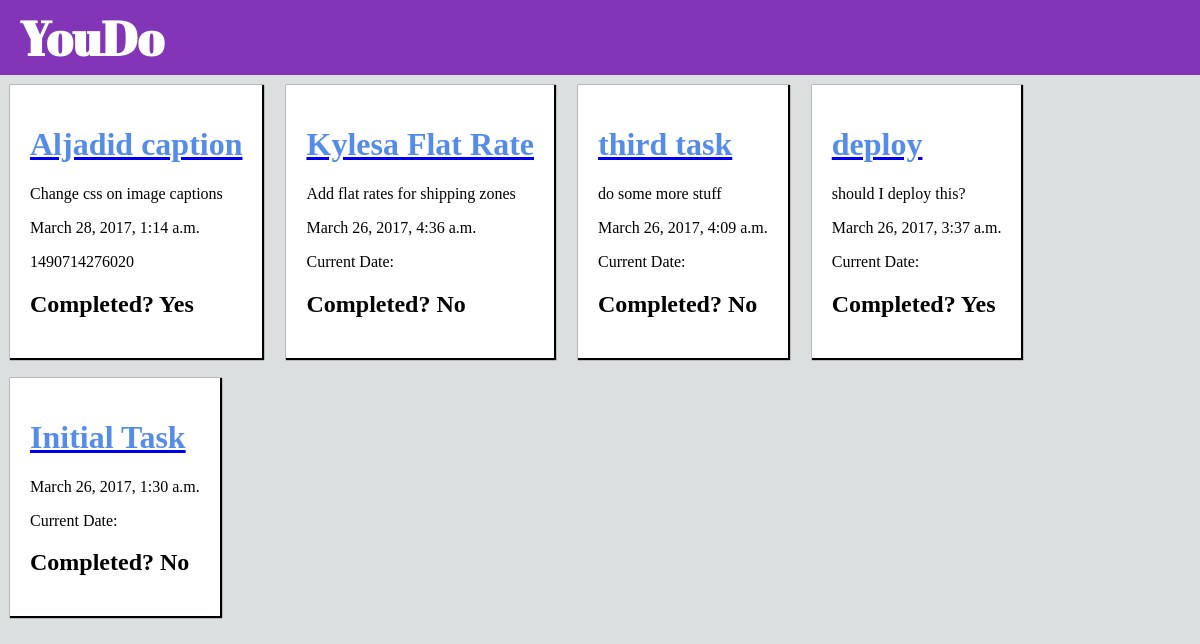
The page / on the database its author committed.
### tasks/models.py (models this page shows, shortened)
class Task(models.Model):
	task_name = models.CharField(max_length=255)
	task_details = models.TextField(max_length=1500)
	created_date = models.DateTimeField( default = timezone.now)
	finished_date = models.DateTimeField(blank=True, null=True)
	project_field = models.CharField(max_length=255)
	completed = models.BooleanField()

### tasks/views.py (the view)
# urls.py: url(r'^$', views.task_list, name='task_list'),
def task_list(request):
	tasks = Task.objects.filter(created_date__lte=timezone.now()).order_by('-created_date')
	return render(request, 'tasks/task_list.html', {'tasks':tasks})

### tasks/templates/tasks/task_list.html (shortened to what this page needs)
{% extends 'tasks/base.html' %}
{% block content %}
       {% for task in tasks %}
		                <div class="task-tile">
		                    <a href="{% url 'post_detail' pk=task.pk %}"><h1>{{ task.task_name }}</h1></a>
		                    <p>{{ task.task_details |linebreaksbr }}</p>
		                    <p>{{ task.created_date }}</p>
		                    <div id='time'>Current Date:</div>
		                    {% if task.completed == True %}
		                    <h2>Completed? Yes</h2>
		                    {% else %}
		                    <h2>Completed? No</h2>
		                   {% endif %}
		                </div>
		            {% endfor %}
{% endblock %}

### tasks/templates/tasks/base.html (shortened to what this page needs)
{% load staticfiles %}
<html>
	<head>
		<link rel="stylesheet" href="{% static 'css/tasks.css' %}">
	</head>
	<body>
    <header class="page-header">
        <h1><a href="/">YouDo</a></h1>
    </header>
    <div class="content container">
            {% block content %}
            {% endblock %}
    </div>
</body>

### tasks/static/css/tasks.css (style rules this page uses)
body { margin: 0px; background-color: #DCDFE0; }
h1 { color: #548CE8; }
header { background-color:#8335B8; margin:0px; padding:5px 20px 5px 20px; }
header h1 { color:white; font-family: 'Abril Fatface'; font-size: 3em; margin:0px; }
header a { text-decoration: none; color:white; }
.task-tile { display: inline-block; background-color: white; padding: 20px; margin:10px; box-shadow: 1px 1px 1px 1px; }

### rows shown on the page
Task: task_name "Aljadid caption", task_details "Change css on image captions", created_date "March 28, 2017, 1:14 a.m.", completed "Completed? Yes"
Task: task_name "Kylesa Flat Rate", task_details "Add flat rates for shipping zones", created_date "March 26, 2017, 4:36 a.m.", completed "Completed? No"
Task: task_name "third task", task_details "do some more stuff", created_date "March 26, 2017, 4:09 a.m.", completed "Completed? No"
Task: task_name "deploy", task_details "should I deploy this?", created_date "March 26, 2017, 3:37 a.m.", completed "Completed? Yes"
Task: task_name "Initial Task", created_date "March 26, 2017, 1:30 a.m.", completed "Completed? No"
